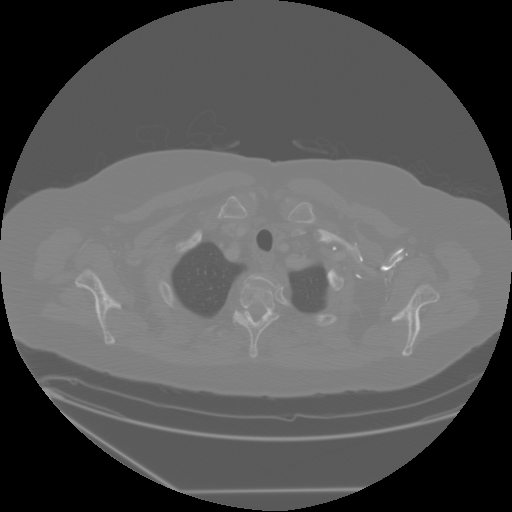
#> input picture Lezione_1/images/CT.dcm, 512 x 512 px, found by its file name
$ jupyter execute --allow-errors Lezione1.ipynb   (shell and % lines are left out)   (older library calls are emulated)
#> lines starting #> are read from the running program, lines starting #| are printed output that depends on the picture; long printed decimals are rounded; pictures that were not available may be replaced by others from this repository, and a replacement may not be noted
[cell 1]
%cd drive/MyDrive/imaging_course/Notebooks/

[cell 2]
import numpy as np
import matplotlib.pyplot as plt

[cell 3]
import nibabel as nib

#> (a cell that did not finish here is left out)

#> (a cell that did not finish here is left out)

#> (a cell that did not finish here is left out)

[cell 7]
fig = plt.figure(figsize=(8,8))
a = fig.add_subplot(1,2,1)
#> (the rest of this cell did not finish here and is left out)

[cell 8]
from scipy import ndimage

#> (a cell that did not finish here is left out)

[cell 10]
fig = plt.figure(figsize=(10,10))
a = fig.add_subplot(1,2,1)
#> (the rest of this cell did not finish here and is left out)

#> (a cell that did not finish here is left out)

[cell 12]
fig = plt.figure(figsize=(10,10))
a = fig.add_subplot(1,2,1)
#> (the rest of this cell did not finish here and is left out)

#> (a cell that did not finish here is left out)

[cell 14]
fig = plt.figure(figsize=(10,10))
a = fig.add_subplot(1,2,1)
#> (the rest of this cell did not finish here and is left out)

[cell 15]
import pydicom

[cell 16]
import pydicom

[cell 17]
ct = pydicom.dcmread('images/CT.dcm')

[cell 18]
print('Numero di righe '+str(ct.Rows))
#| Numero di righe 512
print('Numero di colonne '+str(ct.Columns))
#| Numero di colonne 512
print('Numero di bit per pixel '+str(ct.BitsAllocated))
#| Numero di bit per pixel 16
print('ID Paziente '+str(ct.PatientID))
#| ID Paziente LIDC-IDRI-0004
print('Pixel Spacing '+str(ct.PixelSpacing))
#| Pixel Spacing [0.8223, 0.8223]
print('Slice Thickness '+str(ct.SliceThickness))
#| Slice Thickness 1.250

[cell 19]
ct_img = ct.pixel_array
#> ct_img is the input picture: shape (512, 512) int16; min -2000, max 3805, mean -13.6

[cell 20]
print('Tipo: '+str(type(ct_img)))
#| Tipo: <class 'numpy.ndarray'>
print('Tipo di dato ' +str(ct_img.dtype))
#| Tipo di dato int16
print('Dimensioni' +str(ct_img.shape))
#| Dimensioni(512, 512)

[cell 21]
fig = plt.figure(figsize=(10,10))
a = fig.add_subplot(1,2,1)
imgplot = plt.imshow(ct_img)
a = fig.add_subplot(1,2,2)
imgplot = plt.imshow(ct_img, cmap = 'gray')
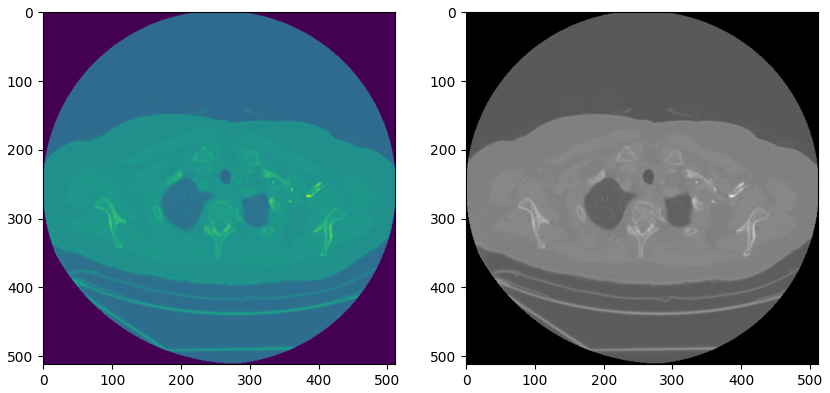
#> figure drawn by matplotlib, 2 panels

[cell 22]
import PIL.Image as tiff

[cell 23]
isto = tiff.open('images/isto.tif')
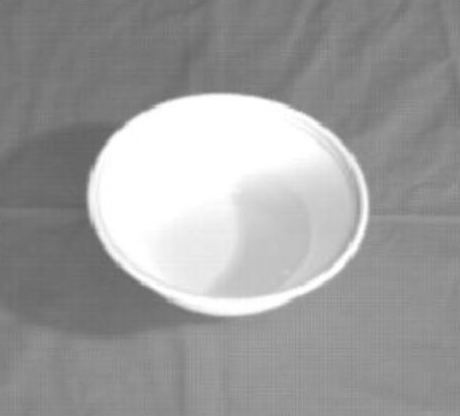
#> input picture Lezione_3/images/Ciotola.jpeg, 460 x 416 px, given in place of isto.tif, which was not available
#> isto is the input picture: PIL image 460x416 RGB; min 98, max 255, mean 157.7

[cell 24]
isto

[cell 25]
isto_img = np.asarray(isto)

[cell 26]
print('Dimensioni '+str(isto_img.shape))
#| Dimensioni (416, 460, 3)

[cell 27]
plt.imshow(isto_img)

[cell 28]
fig = plt.figure(figsize=(10,10))
a = fig.add_subplot(1,3,1)
imgplot = plt.imshow(isto_img[:,:,0], cmap = 'gray')
plt.title('R')
a = fig.add_subplot(1,3,2)
imgplot = plt.imshow(isto_img[:,:,1], cmap = 'gray')
plt.title('G')
a = fig.add_subplot(1,3,3)
imgplot = plt.imshow(isto_img[:,:,2], cmap = 'gray')
plt.title('B')
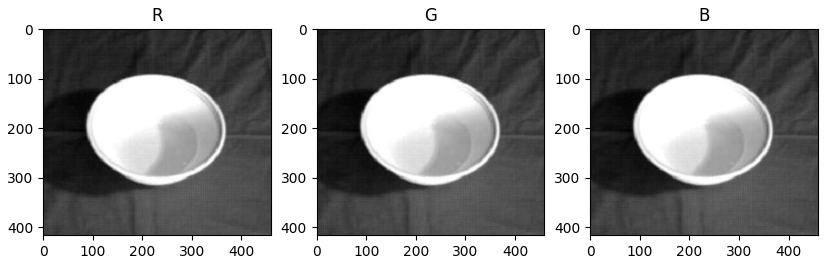
#> figure drawn by matplotlib, 3 panels

[cell 29]
import cv2

[cell 30]
nat = cv2.imread('images/poli.jpeg')
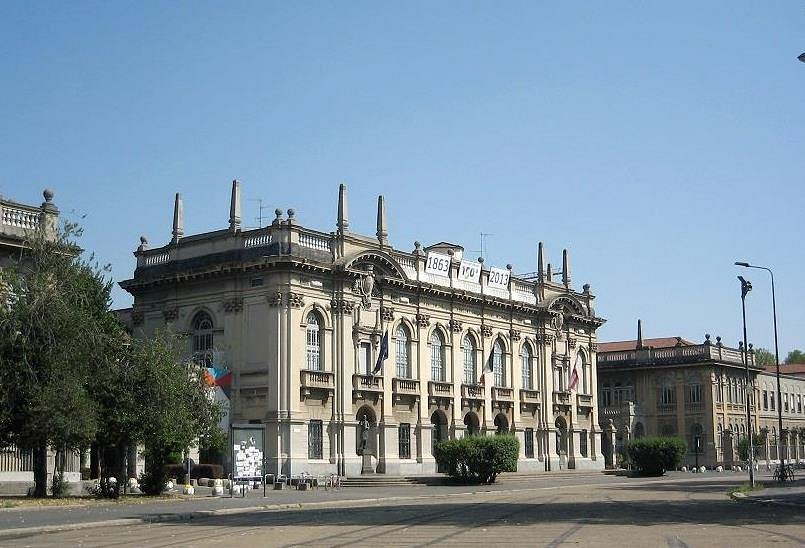
#> input picture Lezione_1/images/poli.jpeg, 805 x 548 px, found by its file name
#> nat is the input picture: shape (548, 805, 3); mean B, G, R 153.3, 139.9, 121.7

[cell 31]
print(nat.shape)
#| (548, 805, 3)

[cell 32]
plt.imshow(nat)

[cell 33]
nat1 = cv2.cvtColor(nat, cv2.COLOR_BGR2RGB)

[cell 34]
plt.imshow(nat1)

[cell 35]
cv2.imwrite('images/test.png', ct_img)
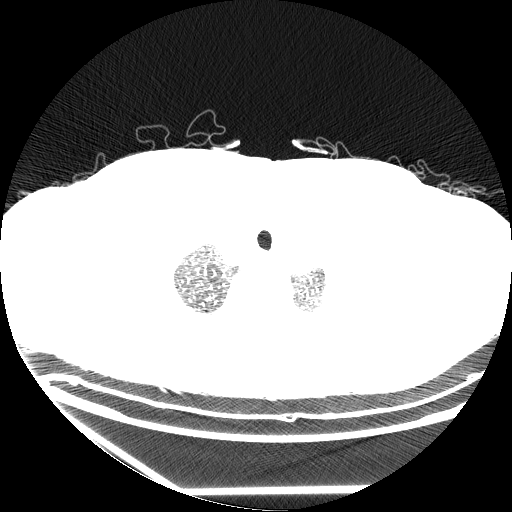
#> saved as test.png: shape (512, 512); min 0, max 255, mean 129
#> Out = True
